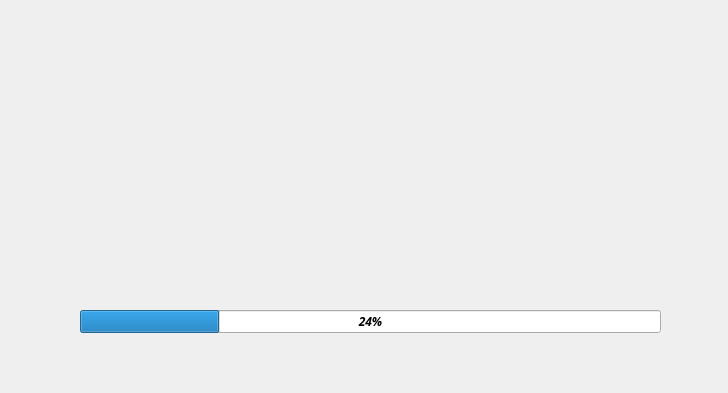
<?xml version="1.0" encoding="UTF-8"?>
<ui version="4.0">
 <class>welcome_screen</class>
 <widget class="QWidget" name="welcome_screen">
  <property name="geometry">
   <rect>
    <x>0</x>
    <y>0</y>
    <width>728</width>
    <height>393</height>
   </rect>
  </property>
  <property name="minimumSize">
   <size>
    <width>728</width>
    <height>393</height>
   </size>
  </property>
  <property name="maximumSize">
   <size>
    <width>764</width>
    <height>393</height>
   </size>
  </property>
  <property name="windowTitle">
   <string>SURGICAL INSTRUMENT MANAGEMENT SYSTEM</string>
  </property>
  <property name="styleSheet">
   <string notr="true">QWidget#welcome_screen {
	background-image: url(:/1/images/surgery-1822458_640.jpg);
	border-image: url(:/1/images/surgery-1822458_640.jpg);
}</string>
  </property>
  <widget class="QLabel" name="name">
   <property name="geometry">
    <rect>
     <x>0</x>
     <y>-20</y>
     <width>771</width>
     <height>529</height>
    </rect>
   </property>
   <property name="minimumSize">
    <size>
     <width>771</width>
     <height>529</height>
    </size>
   </property>
   <property name="maximumSize">
    <size>
     <width>771</width>
     <height>529</height>
    </size>
   </property>
   <property name="styleSheet">
    <string notr="true">QLabel#name {
	border-image: url(:/2/images/surgical instrument management system.png);
}
</string>
   </property>
   <property name="text">
    <string/>
   </property>
  </widget>
  <widget class="QLabel" name="logo">
   <property name="geometry">
    <rect>
     <x>190</x>
     <y>30</y>
     <width>431</width>
     <height>271</height>
    </rect>
   </property>
   <property name="minimumSize">
    <size>
     <width>431</width>
     <height>271</height>
    </size>
   </property>
   <property name="maximumSize">
    <size>
     <width>431</width>
     <height>271</height>
    </size>
   </property>
   <property name="styleSheet">
    <string notr="true">QLabel#logo {
	border-image: url(:/2/images/Aga-Khan-Logo-Crop.png);
}</string>
   </property>
   <property name="text">
    <string/>
   </property>
  </widget>
  <widget class="QProgressBar" name="progressBar">
   <property name="geometry">
    <rect>
     <x>80</x>
     <y>310</y>
     <width>581</width>
     <height>23</height>
    </rect>
   </property>
   <property name="minimumSize">
    <size>
     <width>581</width>
     <height>23</height>
    </size>
   </property>
   <property name="maximumSize">
    <size>
     <width>581</width>
     <height>23</height>
    </size>
   </property>
   <property name="font">
    <font>
     <family>FontAwesome</family>
     <pointsize>9</pointsize>
     <italic>true</italic>
     <bold>true</bold>
     <strikeout>false</strikeout>
    </font>
   </property>
   <property name="value">
    <number>24</number>
   </property>
  </widget>
  <widget class="QLabel" name="main_background">
   <property name="geometry">
    <rect>
     <x>-9</x>
     <y>-11</y>
     <width>741</width>
     <height>411</height>
    </rect>
   </property>
   <property name="styleSheet">
    <string notr="true">QWidget#main_background {
	border-image: url(:/1/images/surgery-1822458_640.jpg);
}</string>
   </property>
   <property name="text">
    <string/>
   </property>
  </widget>
  <zorder>main_background</zorder>
  <zorder>name</zorder>
  <zorder>logo</zorder>
  <zorder>progressBar</zorder>
 </widget>
 <resources>
  <include location="../resources/welcome_screen.qrc"/>
 </resources>
 <connections/>
</ui>
